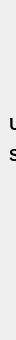
            <widget class="QWidget" name="widget">
             <property name="geometry">
              <rect>
               <x>0</x>
               <y>0</y>
               <width>16</width>
               <height>340</height>
              </rect>
             </property>
             <attribute name="icon">
              <iconset>
               <normaloff>imagens Projeto/sobre.png</normaloff>imagens Projeto/sobre.png</iconset>
             </attribute>
             <attribute name="label">
              <string>         Sobre</string>
             </attribute>
             <widget class="QLabel" name="label_4">
              <property name="geometry">
               <rect>
                <x>-11</x>
                <y>40</y>
                <width>172</width>
                <height>231</height>
               </rect>
              </property>
              <property name="text">
               <string>&lt;html&gt;&lt;head/&gt;&lt;body&gt;&lt;p align=&quot;center&quot;&gt;&lt;span style=&quot; font-family:'Arial,sans-serif'; font-size:12pt; font-weight:600;&quot;&gt;Usuário:&lt;/span&gt;&lt;span style=&quot; font-family:'Arial,sans-serif'; font-size:12pt;&quot;/&gt;&lt;span style=&quot; font-family:'Arial,sans-serif'; font-size:12pt; text-decoration: underline;&quot;&gt;QtCliente&lt;/span&gt;&lt;/p&gt;&lt;p align=&quot;center&quot;&gt;&lt;span style=&quot; font-family:'Arial,sans-serif'; font-size:12pt; font-weight:600;&quot;&gt;Sistema:&lt;/span&gt;&lt;span style=&quot; font-family:'Arial,sans-serif'; font-size:12pt;&quot;/&gt;&lt;span style=&quot; font-family:'Arial,sans-serif'; font-size:12pt; text-decoration: underline;&quot;&gt;Cadastro&lt;/span&gt;&lt;/p&gt;&lt;p align=&quot;center&quot;&gt;&lt;span style=&quot; font-family:'Arial,sans-serif'; font-size:12pt; font-weight:600;&quot;&gt;Status:&lt;/span&gt;&lt;span style=&quot; font-family:'Arial,sans-serif'; font-size:12pt;&quot;/&gt;&lt;span style=&quot; font-family:'Arial,sans-serif'; font-size:12pt; text-decoration: underline;&quot;&gt;Ativo&lt;/span&gt;&lt;/p&gt;&lt;/body&gt;&lt;/html&gt;</string>
              </property>
             </widget>
             <widget class="QPushButton" name="btn_toggle_5">
              <property name="geometry">
               <rect>
                <x>171</x>
                <y>60</y>
                <width>39</width>
                <height>40</height>
               </rect>
              </property>
              <property name="sizeIncrement">
               <size>
                <width>0</width>
                <height>0</height>
               </size>
              </property>
              <property name="cursor">
               <cursorShape>PointingHandCursor</cursorShape>
              </property>
              <property name="styleSheet">
               <string notr="true">QPushButton{
color: rgb(255, 255, 255);
font: 87 12pt &quot;Arial Black&quot;;
border-width: 0px; 
border-radius: 0px;
border-style: outset; 
border-color: rgb(0, 0, 0);
}

QPushButton:pressed{
background-color: rgb(99, 99, 99);
}</string>
              </property>
              <property name="text">
               <string/>
              </property>
              <property name="icon">
               <iconset>
                <normaloff>imagens Projeto/menu-suspenso.png</normaloff>imagens Projeto/menu-suspenso.png</iconset>
              </property>
              <property name="iconSize">
               <size>
                <width>35</width>
                <height>40</height>
               </size>
              </property>
             </widget>
             <widget class="QPushButton" name="btn_toggle_6">
              <property name="geometry">
               <rect>
                <x>123</x>
                <y>173</y>
                <width>32</width>
                <height>27</height>
               </rect>
              </property>
              <property name="sizeIncrement">
               <size>
                <width>0</width>
                <height>0</height>
               </size>
              </property>
              <property name="cursor">
               <cursorShape>PointingHandCursor</cursorShape>
              </property>
              <property name="styleSheet">
               <string notr="true">
color: rgb(255, 255, 255);
font: 87 12pt &quot;Arial Black&quot;;
border-width: 0px; 
border-radius: 0px;
border-style: outset; 
border-color: rgb(0, 0, 0);
</string>
              </property>
              <property name="text">
               <string/>
              </property>
              <property name="icon">
               <iconset>
                <normaloff>imagens Projeto/aceitar.png</normaloff>imagens Projeto/aceitar.png</iconset>
              </property>
              <property name="iconSize">
               <size>
                <width>20</width>
                <height>20</height>
               </size>
              </property>
             </widget>
            </widget>
